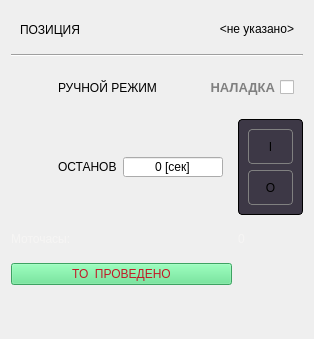
<?xml version="1.0" encoding="UTF-8"?>
<ui version="4.0">
 <class>ExGear</class>
 <widget class="QDialog" name="ExGear">
  <property name="geometry">
   <rect>
    <x>0</x>
    <y>0</y>
    <width>314</width>
    <height>339</height>
   </rect>
  </property>
  <property name="windowTitle">
   <string>ExGear</string>
  </property>
  <property name="styleSheet">
   <string notr="true">#centralwidget,#ExGear,QWidget[style=&quot;content&quot;]
{
	background-color: rgb(94, 92, 100);
}
#console
{
	background-color: rgb(61, 56, 70);
	border: 1px solid black;
	border-radius: 4px;
}
QAbstractButton:flat
{
	border: 1px solid gray;
	border-radius: 4px;
}
QAbstractButton:flat:pressed
{
	background-color: green;
}
QAbstractButton:flat[style=&quot;open&quot;]
{
	image: url(:/concrete/stop.png);
}
QAbstractButton:flat:pressed[style=&quot;open&quot;]
{
	image: url(:/concrete/down.png);
}
QAbstractButton:flat:checked[style=&quot;open&quot;]
{
	image: url(:/concrete/down.png);
}
QLabel[style=&quot;huge&quot;]
{
	font-size: 20pt;
	font-weight: bold;
	color: white;
}
QLabel[style=&quot;gigantic&quot;]
{
	font-size: 32pt;
	font-weight: bold;
	color: white;
}

QLabel[style=&quot;badge&quot;]
{
	border: 1px solid red;
	background-color: rgba(0,0,0,100);
	color: white;
	border-radius: 4px;
}
QLabel[style=&quot;vodoley-status&quot;]
{
	border: none;
	background-color: rgb(98, 160, 234);
	color: white;
	border-radius: 4px;
	font-weight: bold;
	font-size: 9pt;
	padding: 8px;
}
QLabel[style='hint']
{
	color: lightGray;
	font-weight: bold;
	font-size: 10pt;
}
QLabel[style='tips']
{
	color: lightGray;
	font-size: 7pt;
}
QLabel[style='sys']
{
	color: yellow;
	font-size: 7pt;
}
QGroupBox[style=&quot;vodoley&quot;]
{
	background-color: rgb(94, 92, 100);
	border: 1px solid gray;
}
QAbstractButton:flat[style=&quot;danger&quot;]
{
	background-color: rgba(224, 27, 36,80);
	color: lightGray;
}
QAbstractButton:flat::checked[style=&quot;danger&quot;]
{
	background-color: rgba(224, 27, 36,255);
	color: white;
}
QAbstractButton:flat[style=&quot;warning&quot;]
{
	background-color: rgba(46, 194, 126,80);
	color: lightGray;
}
QAbstractButton:flat::checked[style=&quot;warning&quot;]
{
	background-color: rgb(46, 194, 126);
	color: white;
}
QCheckBox
{
	font-weight: bold;
	font-size: 10pt;
}

QCheckBox:checked
{
	color: lightGray;
}
QCheckBox:unchecked
{
	color: gray;
}</string>
  </property>
  <property name="prefix" stdset="0">
   <string>SIEVER</string>
  </property>
  <layout class="QGridLayout" name="gridLayout">
   <item row="3" column="1" rowspan="2" alignment="Qt::AlignVCenter">
    <widget class="QFrame" name="console">
     <property name="minimumSize">
      <size>
       <width>54</width>
       <height>96</height>
      </size>
     </property>
     <property name="frameShape">
      <enum>QFrame::StyledPanel</enum>
     </property>
     <layout class="QVBoxLayout" name="verticalLayout_15">
      <item>
       <widget class="QPushButton" name="on">
        <property name="sizePolicy">
         <sizepolicy hsizetype="Minimum" vsizetype="Preferred">
          <horstretch>0</horstretch>
          <verstretch>0</verstretch>
         </sizepolicy>
        </property>
        <property name="cursor">
         <cursorShape>PointingHandCursor</cursorShape>
        </property>
        <property name="text">
         <string>I</string>
        </property>
        <property name="flat">
         <bool>true</bool>
        </property>
        <property name="style" stdset="0">
         <string>danger</string>
        </property>
       </widget>
      </item>
      <item>
       <widget class="QPushButton" name="off">
        <property name="sizePolicy">
         <sizepolicy hsizetype="Minimum" vsizetype="Preferred">
          <horstretch>0</horstretch>
          <verstretch>0</verstretch>
         </sizepolicy>
        </property>
        <property name="cursor">
         <cursorShape>PointingHandCursor</cursorShape>
        </property>
        <property name="text">
         <string>O</string>
        </property>
        <property name="flat">
         <bool>true</bool>
        </property>
        <property name="style" stdset="0">
         <string>warning</string>
        </property>
       </widget>
      </item>
     </layout>
    </widget>
   </item>
   <item row="3" column="0" rowspan="2">
    <widget class="QWidget" name="row_3" native="true">
     <layout class="QHBoxLayout" name="horizontalLayout_3">
      <item>
       <widget class="QLabel" name="icon_sp_3">
        <property name="minimumSize">
         <size>
          <width>32</width>
          <height>32</height>
         </size>
        </property>
        <property name="maximumSize">
         <size>
          <width>32</width>
          <height>32</height>
         </size>
        </property>
        <property name="text">
         <string/>
        </property>
        <property name="pixmap">
         <pixmap resource="../resources.qrc">:/TREPEL/resources/timer.png</pixmap>
        </property>
        <property name="scaledContents">
         <bool>true</bool>
        </property>
       </widget>
      </item>
      <item>
       <widget class="QLabel" name="hint_fq_2">
        <property name="text">
         <string>ОСТАНОВ</string>
        </property>
        <property name="style" stdset="0">
         <string>hint</string>
        </property>
       </widget>
      </item>
      <item alignment="Qt::AlignRight">
       <widget class="QSpinBox" name="startup_t">
        <property name="minimumSize">
         <size>
          <width>100</width>
          <height>0</height>
         </size>
        </property>
        <property name="maximumSize">
         <size>
          <width>100</width>
          <height>16777215</height>
         </size>
        </property>
        <property name="alignment">
         <set>Qt::AlignCenter</set>
        </property>
        <property name="buttonSymbols">
         <enum>QAbstractSpinBox::NoButtons</enum>
        </property>
        <property name="suffix">
         <string> [сек]</string>
        </property>
        <property name="maximum">
         <number>100</number>
        </property>
       </widget>
      </item>
     </layout>
    </widget>
   </item>
   <item row="8" column="0" colspan="2">
    <widget class="QLabel" name="label">
     <property name="styleSheet">
      <string notr="true">color: rgb(246, 245, 244);</string>
     </property>
     <property name="text">
      <string/>
     </property>
     <property name="alignment">
      <set>Qt::AlignCenter</set>
     </property>
    </widget>
   </item>
   <item row="6" column="1">
    <widget class="QLabel" name="label_4">
     <property name="text">
      <string/>
     </property>
     <property name="pixmap">
      <pixmap resource="../resources.qrc">:/TREPEL/tools_changed.png</pixmap>
     </property>
    </widget>
   </item>
   <item row="2" column="0" colspan="2">
    <widget class="QWidget" name="row_4" native="true">
     <layout class="QHBoxLayout" name="horizontalLayout_4">
      <item>
       <widget class="QLabel" name="icon_sp_4">
        <property name="minimumSize">
         <size>
          <width>32</width>
          <height>32</height>
         </size>
        </property>
        <property name="maximumSize">
         <size>
          <width>32</width>
          <height>32</height>
         </size>
        </property>
        <property name="text">
         <string/>
        </property>
        <property name="pixmap">
         <pixmap resource="../resources.qrc">:/TREPEL/resources/hand.png</pixmap>
        </property>
        <property name="scaledContents">
         <bool>true</bool>
        </property>
       </widget>
      </item>
      <item>
       <widget class="QLabel" name="hint_fq_4">
        <property name="text">
         <string>РУЧНОЙ РЕЖИМ</string>
        </property>
        <property name="style" stdset="0">
         <string>hint</string>
        </property>
       </widget>
      </item>
      <item alignment="Qt::AlignLeft">
       <widget class="QCheckBox" name="debug">
        <property name="layoutDirection">
         <enum>Qt::RightToLeft</enum>
        </property>
        <property name="text">
         <string>НАЛАДКА</string>
        </property>
       </widget>
      </item>
     </layout>
    </widget>
   </item>
   <item row="0" column="0" colspan="2">
    <widget class="QWidget" name="row_1" native="true">
     <layout class="QHBoxLayout" name="horizontalLayout">
      <item>
       <widget class="QLabel" name="hint_name">
        <property name="text">
         <string>ПОЗИЦИЯ</string>
        </property>
        <property name="style" stdset="0">
         <string>hint</string>
        </property>
       </widget>
      </item>
      <item>
       <widget class="QLabel" name="name">
        <property name="minimumSize">
         <size>
          <width>100</width>
          <height>0</height>
         </size>
        </property>
        <property name="text">
         <string>&lt;не указано&gt;</string>
        </property>
        <property name="alignment">
         <set>Qt::AlignRight|Qt::AlignTrailing|Qt::AlignVCenter</set>
        </property>
        <property name="style" stdset="0">
         <string>hint</string>
        </property>
       </widget>
      </item>
     </layout>
    </widget>
   </item>
   <item row="1" column="0" colspan="2">
    <widget class="Line" name="line">
     <property name="orientation">
      <enum>Qt::Horizontal</enum>
     </property>
    </widget>
   </item>
   <item row="5" column="0">
    <widget class="QLabel" name="label_2">
     <property name="styleSheet">
      <string notr="true">color: rgb(246, 245, 244);</string>
     </property>
     <property name="text">
      <string>Моточасы:</string>
     </property>
    </widget>
   </item>
   <item row="5" column="1">
    <widget class="QLabel" name="label_3">
     <property name="styleSheet">
      <string notr="true">color: rgb(246, 245, 244);</string>
     </property>
     <property name="text">
      <string>0</string>
     </property>
    </widget>
   </item>
   <item row="6" column="0">
    <widget class="QPushButton" name="pushButton">
     <property name="styleSheet">
      <string notr="true">background-color: rgb(87, 227, 137);
color: rgb(192, 28, 40);</string>
     </property>
     <property name="text">
      <string>ТО  ПРОВЕДЕНО</string>
     </property>
    </widget>
   </item>
  </layout>
 </widget>
 <resources>
  <include location="../resources.qrc"/>
 </resources>
 <connections/>
</ui>
